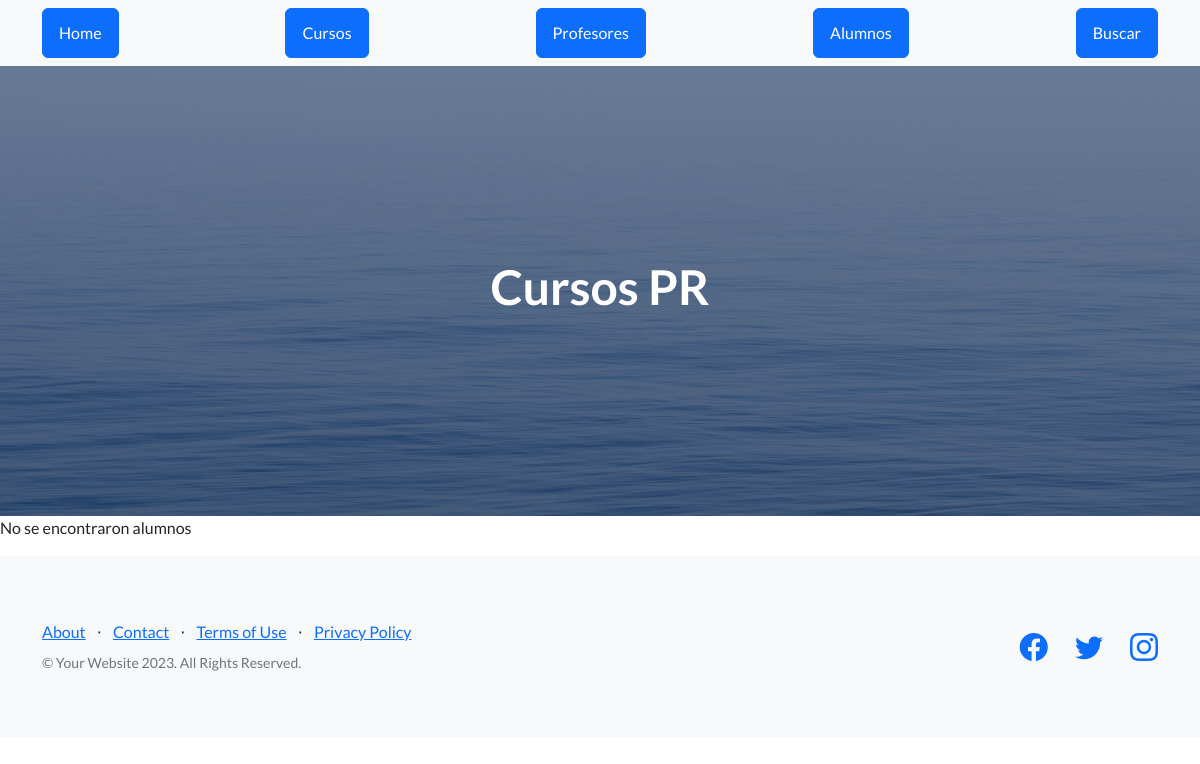
Page /App_tercera/buscar_alumno1 on the earlier database version.
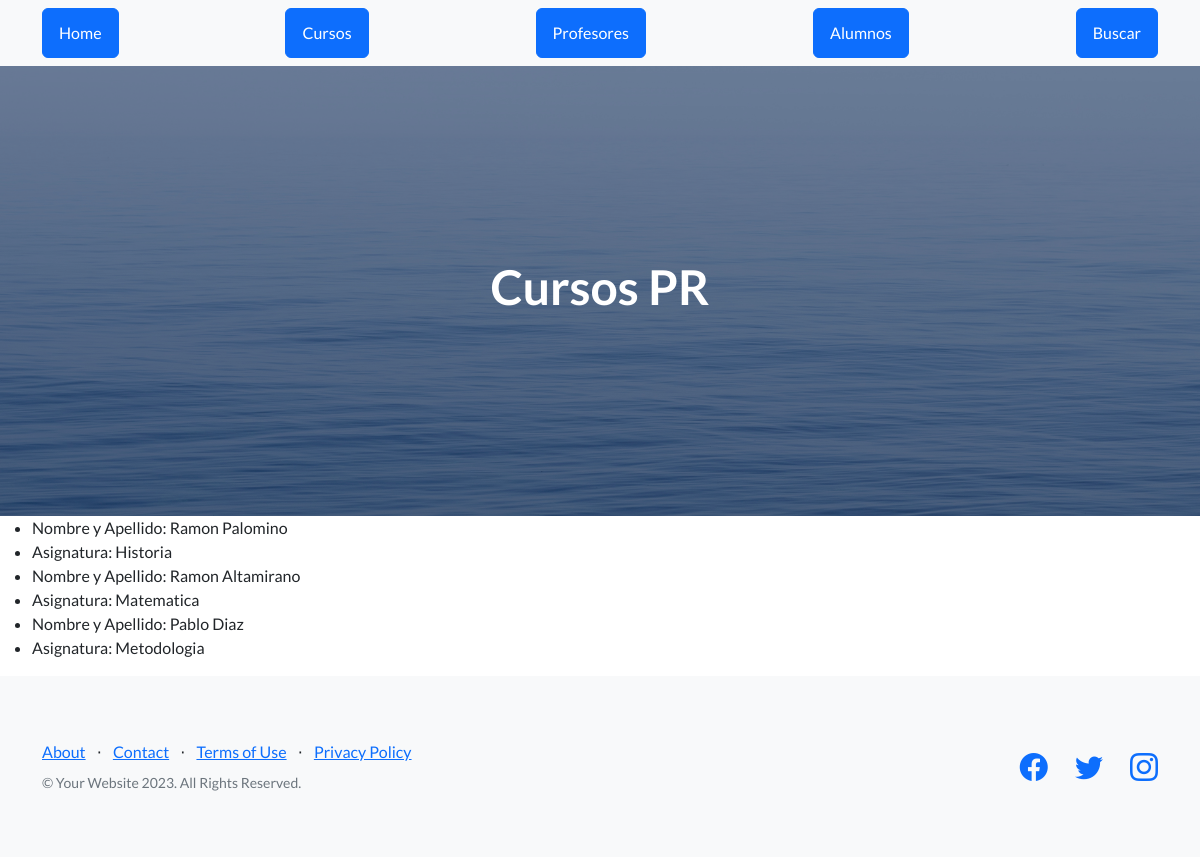
Same page on the later database version.
### App_tercera/models.py (models this page shows, shortened)
class Alumno(models.Model):
    Nombre_y_Apellido = models.CharField(max_length=40)
    Asignatura= models.CharField(max_length=100)

### App_tercera/views.py (the view)
# urls.py: path("buscar_alumno1", views.buscar_alumno1, name="buscar_alumno1"),
def buscar_alumno1(request):
    nombre_alumno = request.GET.get("nombre_alumno", "")
    asignatura = request.GET.get("asignatura", "")
    alumnos = Alumno.objects.filter(Nombre_y_Apellido__icontains=nombre_alumno, Asignatura__icontains=asignatura)
    return render(request, "Resultado_de_la_busqueda_alumno.html", {"alumnos": alumnos})

### App_tercera/Template/Resultado_de_la_busqueda_alumno.html
{% extends "padre.html" %}
{% load static %}
{% block contenido %}
    {% if alumnos %}
        <ul>
        {% for alumno in alumnos %}
            <li>Nombre y Apellido: {{ alumno.Nombre_y_Apellido }}</li>
            <li>Asignatura: {{ alumno.Asignatura }}</li>
        {% endfor %}
        </ul>
    {% else %}
        <p>No se encontraron alumnos</p>
    {% endif %}
{% endblock %}

Differences in the rows shown:
added Alumno: Nombre_y_Apellido "Ramon Palomino", Asignatura "Historia"
added Alumno: Nombre_y_Apellido "Ramon Altamirano", Asignatura "Matematica"
added Alumno: Nombre_y_Apellido "Pablo Diaz", Asignatura "Metodologia"
Other differences:
text no longer shown: "No se encontraron alumnos"
